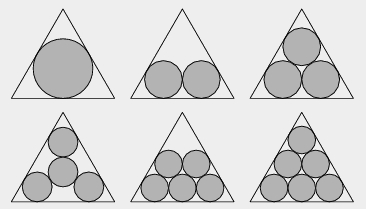
//> input picture CirclesInTriangles.jpg, 366 x 209 px
$ ./point_polygon ../CirclesInTriangles.jpg   (built with g++ and OpenCV 4)
//> lines starting //> are read from the running program, lines starting //| are printed output that depends on the picture; after the words box and inside, x2 and y2 are one past the last pixel; in counts of white or black regions, pixels touching at a corner belong together
// file: point_polygon.cpp
// Program to find the smallest contour that surrounds the clicked point
//
#include <opencv2/opencv.hpp>
#include <opencv2/highgui/highgui.hpp>
#include <opencv2/imgproc/imgproc.hpp>

cv::Mat img_all_contours;
std::vector< std::vector<cv::Point> > closed_contours;
std::vector<cv::Vec4i> heirarchy;

// @function to approximate contours by closed contours
std::vector<std::vector<cv::Point> > make_contours_closed(std::vector<std::vector<cv::Point> > contours)
{
	std::vector<std::vector<cv::Point> > closed_contours;
	closed_contours.resize(contours.size());
	for (size_t i = 0; i < contours.size(); ++i) {
		cv::approxPolyDP(contours[i], closed_contours[i], 0.1, true);
	}
	return closed_contours;
}

// [43 lines left out: functions smallest_contour, on_mouse, not called in this run]

int main(int argc, char *argv[])
{
	cv::Mat img = cv::imread(argv[1]);
//> img is the input picture: 209 rows x 366 cols, CV_8UC3; min 0, max 239, mean 215
	img_all_contours = img.clone();
	cv::Mat img_b;
	cvtColor(img, img_b, CV_RGB2GRAY);
	cv::Mat edges;
	cv::Canny(img_b, edges, 50, 100);
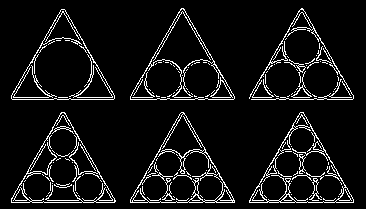
//> edges: 209 rows x 366 cols, CV_8UC1; 7.5% white in thin lines or dots, all inside (x1, y1, x2, y2) = (11, 8, 354, 203)
	// extract contours and heirarchy
	std::vector< std::vector<cv::Point> > contours;
	cv::findContours(edges, contours, heirarchy, CV_RETR_TREE, CV_CHAIN_APPROX_NONE);
//> contours = 218 contours, 172 with area under 20; largest, box (x1, y1, x2, y2) and area: (130, 8, 235, 100) 4956, (11, 9, 115, 100) 4956, (11, 112, 116, 203) 4917, (130, 112, 235, 203) 4915, (249, 112, 354, 203) 4910
	// make contours closed so point-polygon test is valid
	closed_contours = make_contours_closed(contours);
//> in make_contours_closed, `closed_contours.resize(contours.size());`: closed_contours = 218 empty contours
//> after the loop in make_contours_closed, `for (size_t i = 0; i < contours.size(); ++i)`: closed_contours has the same summary as contours outside make_contours_closed
//> closed_contours has the same summary as contours

	// Draw all contours using a thin green line
	cv::drawContours(img_all_contours, closed_contours, -1, cv::Scalar(0, 255, 0));
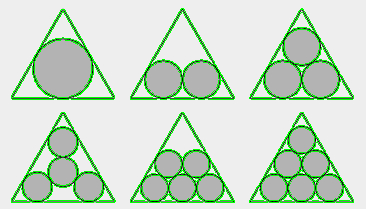
//> img_all_contours: 209 rows x 366 cols, CV_8UC3; 7.54% of pixels changed, all inside (x1, y1, x2, y2) = (11, 8, 354, 203)
	cv::imshow("Contours", img_all_contours);

	// mouse callback
	cv::setMouseCallback("Contours", on_mouse);

	while (char(cv::waitKey(1)) != 'q') {};
//> the 'q' key is pressed

	return 0;
}
